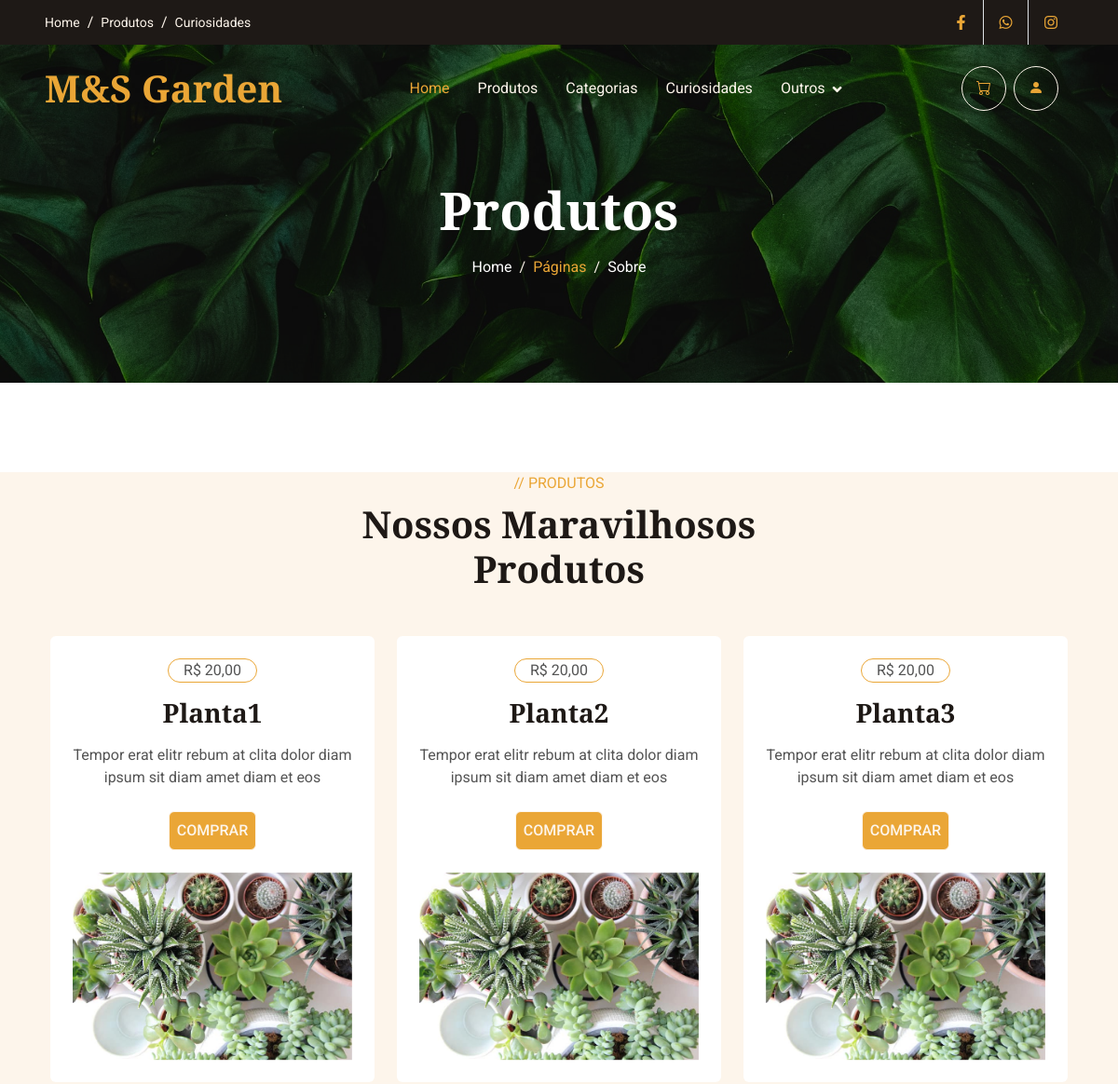
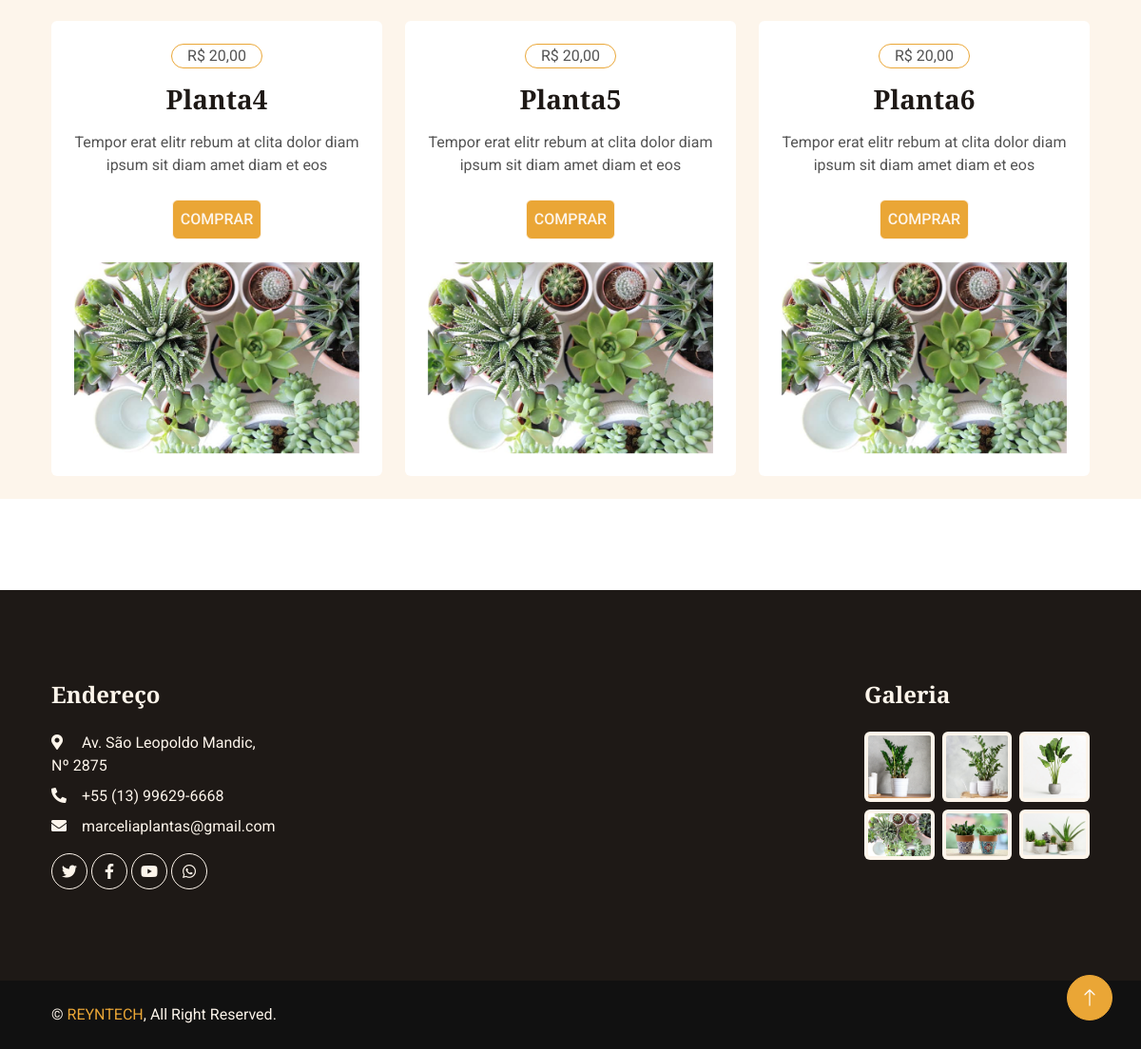
Screenshot of /pags/pag_produtos.php with the database file from the repository (2 pictures, top to bottom).
### tables this page shows
CREATE TABLE IF NOT EXISTS tb_produto (
  cd_produto INT NOT NULL AUTO_INCREMENT,
  nm_produto VARCHAR(45) NOT NULL,
  vl_preco DECIMAL(9,2) NOT NULL,
  ds_produto LONGTEXT NOT NULL,
  qtd_produto INT NOT NULL,
  ft_produto_principal VARCHAR(100) NULL,  
  ft_produto_secundario1 VARCHAR(100) NULL,
  ft_produto_secundario2 VARCHAR(100) NULL,
  ft_produto_secundario3 VARCHAR(100) NULL,
  PRIMARY KEY (cd_produto),
  
  id_categoria INT NOT NULL,
  
  FOREIGN KEY (id_categoria)
  REFERENCES tb_categoria (cd_categoria)
);

### pags/pag_produtos.php (the view, shortened to what this page needs)
<!DOCTYPE html>
<html lang="pt-BR">
<head>
    <link href="https://cdnjs.cloudflare.com/ajax/libs/font-awesome/5.10.0/css/all.min.css" rel="stylesheet">
    <link href="https://cdn.jsdelivr.net/npm/bootstrap-icons@1.4.1/font/bootstrap-icons.css" rel="stylesheet">
    <link href="../lib/animate/animate.min.css" rel="stylesheet">
    <link href="../lib/owlcarousel/assets/owl.carousel.min.css" rel="stylesheet">
    <link href="https://cdn.jsdelivr.net/npm/bootstrap@5.2.1/dist/css/bootstrap.min.css" rel="stylesheet">
    <link href="../css/bootstrap.min.css" rel="stylesheet">
    <link href="../css/style.css" rel="stylesheet">
</head>
<body>
    <div class="container-fluid top-bar bg-dark text-light px-0 wow fadeIn" data-wow-delay="0.1s">
        <div class="row gx-0 align-items-center d-none d-lg-flex">
            <div class="col-lg-6 px-5 text-start">
                <ol class="breadcrumb mb-0">
                    <li class="breadcrumb-item"><a class="small text-light" href="#">Home</a></li>
                    <li class="breadcrumb-item"><a class="small text-light" href="#">Produtos</a></li>
                    <li class="breadcrumb-item"><a class="small text-light" href="#">Curiosidades</a></li>
                </ol>
            </div>
            <div class="col-lg-6 px-5 text-end">
                <div class="h-100 d-inline-flex align-items-center">
                    <a class="btn-lg-square text-primary border-end rounded-0" href=""><i class="fab fa-facebook-f"></i></a>
                    <a class="btn-lg-square text-primary border-end rounded-0" href=""><i class="fab fa-whatsapp"></i></a>
                    <a class="btn-lg-square text-primary pe-0" href=""><i class="fab fa-instagram"></i></a>
                </div>
            </div>
        </div>
    </div>
    <?php
        include("navbar.php");
    ?>
    <div class="container-fluid page-header py-6 wow fadeIn" data-wow-delay="0.1s">
        <div class="container text-center pt-5 pb-3">
            <h1 class="display-4 text-white animated slideInDown mb-3">Produtos</h1>
            <nav aria-label="breadcrumb animated slideInDown">
                <ol class="breadcrumb justify-content-center mb-0">
                    <li class="breadcrumb-item"><a class="text-white" href="#">Home</a></li>
                    <li class="breadcrumb-item"><a class="text-primary" href="#">Páginas</a></li>
                    <li class="breadcrumb-item text-white" aria-current="page">Sobre</li>
                </ol>
            </nav>
        </div>
    </div>
    <div class="container-xxl bg-light my-3 py-4 pt-0">
        <div class="container">
          <div class="text-center mx-auto mb-5 wow fadeInUp" data-wow-delay="0.1s" style="max-width: 500px;">
                <p class="text-primary text-uppercase mb-2">// PRODUTOS</p>
                <h1 class="display-6 mb-4">Nossos Maravilhosos Produtos</h1>
            </div>
          <div class="row g-4">
              <?php
                include_once("../php/conexao.php");
                $sql = "SELECT * FROM tb_produto";
                $result = mysqli_query($mysqli, $sql);
                while ($row = mysqli_fetch_assoc($result)) {
                  echo '
                          <div class="col-lg-4 col-md-6 wow fadeInUp" data-wow-delay="0.1s" data-bs-toggle="modal" data-bs-target="#ProdutoModal">
                            <div class="product-item d-flex flex-column bg-white rounded overflow-hidden h-100">
                              <div class="text-center p-4">';
                  echo '        <div class="d-inline-block border border-primary rounded-pill px-3 mb-3">R$ '.number_format($row['vl_preco'], 2, ',', '.').'</div>';
                  echo '          <h3 class="mb-3">'.$row['nm_produto'].'</h3>
                                  <span>Tempor erat elitr rebum at clita dolor diam ipsum sit diam amet diam et eos</span><br><br>';
                  echo '
                                    <div class="text-center mb-4"><a class="btn btn-md btn-outline-light bg-primary p-2" href="carrinho.php?acao=add&id=' . $row['cd_produto'] . '">COMPRAR</a></div>';
                  echo '
                                  <div class="position-relative mt-auto">
                                    <img class="img-fluid" src="../admin/db_admin/'.$row['ft_produto_principal'].'" alt="">
                                  </div>
                              </div>
                            </div>
                          </div>
                                  <h1 class="modal-title fs-5" id="ProdutoModalLabel">'.$row['nm_produto'].'</h1>
                                      <img class="img-fluid border border-2 border-primary p-2 mb-2 rounded" src="../admin/db_admin/'.$row['ft_produto_principal'].'" alt="">
                                      <h2>R$ '.number_format($row['vl_preco'], 2, ',', '.').'</h2>
                                      <p>'.$row['ds_produto'].'</p>
                                      <p>'.$row['qtd_produto'].'</p>
                                  <button type="button" class="btn btn-primary"><a class="text-white" href="carrinho.php?acao=add&id=' . $row['cd_produto'] . '">Adicionar ao Carrinho</a></button>
                          ';
                }
              ?>
          </div>
        </div>
      </div>
  <?php include('footer2.php'); ?>

### css/style.css (style rules this page uses)
:root { --primary: #eaa636 !important; --secondary: #545454 !important; --light: #FDF5EB !important; --dark: #0c0c0b !important; }
body { overflow-x: hidden !important; }
.py-6 { padding-top: 6rem; padding-bottom: 6rem; }
.btn { font-weight: 500; transition: .5s; }
.btn-lg-square { width: 48px; height: 48px; }
.btn-square, .btn-sm-square, .btn-lg-square { padding: 0; display: flex; align-items: center; justify-content: center; font-weight: normal; }
.page-header { margin-bottom: 6rem; background: linear-gradient(rgba(0, 0, 0, .5), rgba(0, 0, 0, .5)), url(../img/12.jpg) center center no-repeat; background-size: cover; }
.breadcrumb-item+.breadcrumb-item::before { color: var(--light); }
.product-item { transition: .5s; }

### pags/pag_produtos.php (style rules this page uses)
body { overflow-x: hidden !important; }

### rows the page displays
tb_produto: vl_preco "20,00", nm_produto "Planta1", ft_produto_principal (picture)
tb_produto: vl_preco "20,00", nm_produto "Planta2", ft_produto_principal (picture)
tb_produto: vl_preco "20,00", nm_produto "Planta3", ft_produto_principal (picture)
tb_produto: vl_preco "20,00", nm_produto "Planta4", ft_produto_principal (picture)
tb_produto: vl_preco "20,00", nm_produto "Planta5", ft_produto_principal (picture)
tb_produto: vl_preco "20,00", nm_produto "Planta6", ft_produto_principal (picture)
